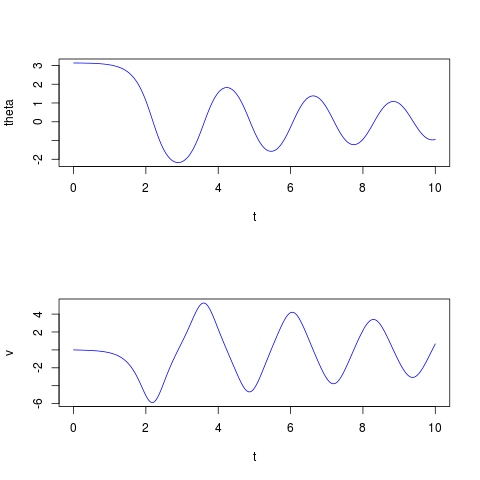

Recreate this plot in R.
#
# pendulumv_demo.R
#
# R demonstration script that uses the vector field
# defined in pendulumv.R
#
# This file was generated by the program VFGEN, version: 2.5.0-dev
# Generated on 14-May-2014 at 21:04
#

library(deSolve)

# Load the vector field definition and the jacobian.
source("pendulumv.R")

Pi = pi;

# --- Parameters ---
parameters = c(
    g = 9.81,
    b = 0.2,
    L = 1.0,
    m = 1.0
)

# --- Initial conditions ---
state = c(
    theta = -0.01+Pi,
    v = 0.0
)


# --- Time values ---
times = seq(0, 10, by = 0.02)

# --- Call the ODE solver ---
sol = ode(y = state, times = times, func = pendulumv, parms = parameters,
          jactype = "fullusr", jacfunc = pendulumv_jac,
          atol = 1e-8, rtol = 1e-6)

# --- Plot the solution ---
par(mfcol = c(2, 1))
t <- sol[, "time"]
plot(t, sol[, "theta"], type = "l", col = "blue",
     xlab = "t", ylab = "theta")
plot(t, sol[, "v"], type = "l", col = "blue",
     xlab = "t", ylab = "v")
